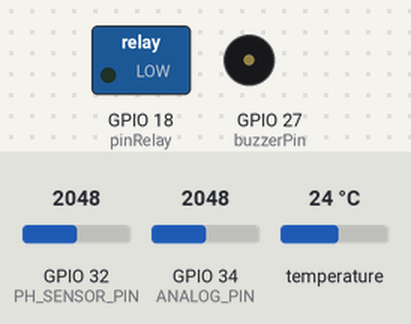
A sketch run on a simulated ESP32. On the bench: switched loads named in the sketch (green lamp = pin HIGH), buzzer (waves = sounding). Inputs (shaded band) come from the test bench; at power-on: temperature 24 °C, GPIO 32 (PH_SENSOR_PIN) = 2048, GPIO 34 (ANALOG_PIN) = 2048. WiFi joins after 1.5 s; servers stay silent unless stated; uploads are accepted with an empty reply; what the sketch prints to the serial monitor is not drawn.

Above: at 2.7 s.
2.8 s: temperature set to 22.5 °C
13.5 s: temperature set to 21.5 °C
At 14.0 s:
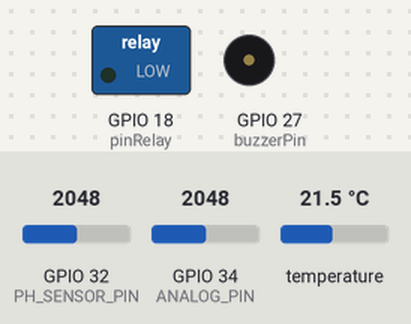
35.4 s: temperature set to 28 °C
At 39.76 s:
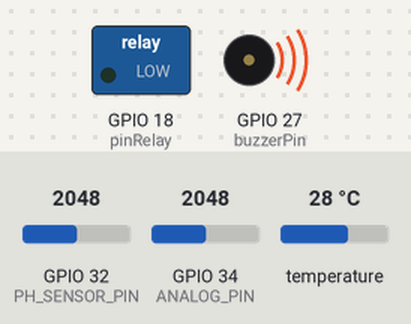
46.1 s: temperature set to 12 °C
At 46.8 s:
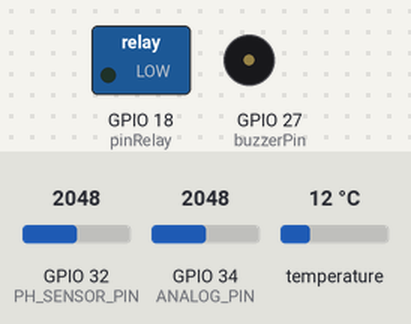
Timing chart, 0 to 49.1 s (numbered marks = the images above; inputs shaded):
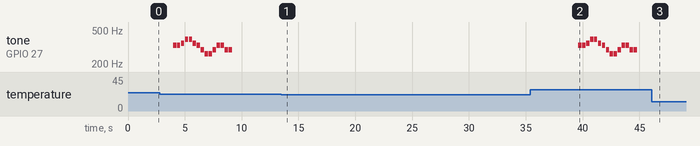

The sketch:

paraTiemposAlarmas.ino
```cpp
  #include <WiFi.h>
  #include <HTTPClient.h>
  #include <OneWire.h>
  #include <DallasTemperature.h>

  // Replace with your network credentials
  const char* ssid = "juRedmi Note 9S";
  const char* password = "Juanes453";

  // REPLACE with your Domain name and URL path or IP address with path

  const char* serverName = "http://192.168.121.212/Aquavida/PHP/post-esp-data.php";

  // Keep this API Key value to be compatible with the PHP code provided in the project page.
  // If you change the apiKeyValue value, the PHP file /post-esp-data.php also needs to have the same key
  String apiKeyValue = "tPmAT5Ab3j7F9";
  int pin_dos = 13;
  int pinRelay = 18;
  String sensorName1 = "TemperatureSensor"; // Cambia el nombre del sensor
  String sensorName2 = "WaterSensor";
  String sensorLocation = "UNICAUCA"; // Cambia la ubicación del sensor
  String sensorName3 = "phSensor";
  String alarma = "Apagada";
  int tiempoTemp = 1000;
  int tiempoNivel = 1000;
  int tiempoPH = 1000;
  String activacionLuz = "off" ;


  int buzzerPin = 27;
  int notas[] = {262, 294, 330, 349, 392, 440, 494, 523};

  #define ONE_WIRE_BUS 5 // Pin donde está conectado el sensor DS18B20
  #define ANALOG_PIN 34 // Pin donde está conectado el sensor de nivel de agua (analógico)
  #define PH_SENSOR_PIN 32 // Pin donde está conectado el sensor de pH (analógico)


  OneWire oneWire(ONE_WIRE_BUS);
  DallasTemperature sensors(&oneWire);

  void setup() {
    Serial.begin(115200);

    WiFi.begin(ssid, password);
    Serial.println("Connecting");
    while (WiFi.status() != WL_CONNECTED) {
      delay(500);
      Serial.print(".");
    }
    Serial.println("");
    Serial.print("Connected to WiFi network with IP Address: ");
    Serial.println(WiFi.localIP());

    // Inicializa el pin del sensor de pH
    pinMode(PH_SENSOR_PIN, INPUT);
    pinMode(buzzerPin, OUTPUT);
    //Inicializa el pin de la tira led
    pinMode(pinRelay, OUTPUT);
    digitalWrite(pinRelay, LOW);
  }

  void loop() {
    // Check WiFi connection status
    if (WiFi.status() == WL_CONNECTED) {
      WiFiClient client;
      HTTPClient http;
      http.begin(client, serverName);

      String serverPath = "http://192.168.121.212/Aquavida/PHP/get-esp-data.php";

      String conectar = serverPath+"?api_key="+apiKeyValue+"&tiempo1=tiempotemp"+"&tiempo2=tiemponivel"+"&tiempo3=tiempoph"+"&estadoLuz=switch_estado";
      http.begin(client, conectar.c_str());
      http.addHeader("Content-Type", "application/x-www-form-urlencoded");
      int httpResponseCodeGet = http.GET();

      if (httpResponseCodeGet>0) {
        Serial.print("HTTP Response code GET: ");
        Serial.println(httpResponseCodeGet);

      }
      else {
        Serial.print("Error code GET: ");
        Serial.println(httpResponseCodeGet);
      }
      // Realiza la solicitud HTTP GET y obtiene la respuesta
      String response = http.getString();

// Divide la respuesta en partes usando la coma como delimitador
      String parts[4];
      int index = 0;
      int lastIndex = 0;
      for (int i = 0; i < response.length(); i++) {
        if (response.charAt(i) == ',') {
        parts[index] = response.substring(lastIndex, i); // Obtiene la parte entre comas
        index++;
        lastIndex = i + 1;
      }
    }
    parts[index] = response.substring(lastIndex); // La última parte después de la última coma

// Convierte las partes en enteros
      tiempoTemp = parts[0].toInt();
      tiempoNivel = parts[1].toInt();
      tiempoPH = parts[2].toInt();
      activacionLuz =parts[3];
      http.end();
      delay(500);
      //=======================================================================================
      // Your Domain name with URL path or IP address with path
      http.begin(client, serverName);

      // Specify content-type header
      http.addHeader("Content-Type", "application/x-www-form-urlencoded");

      // Prepare your HTTP POST request data
      float temperatureCelsius = leerTemp(tiempoTemp);
      float waterLevel = leerNivel(tiempoNivel);
      float ph = leerPH(tiempoPH);
//===================== activacionLuz ===============

      if(activacionLuz=="on"){
        digitalWrite(pinRelay, LOW);
        Serial.println("Relé activado");

      }else if( activacionLuz=="off"){
        digitalWrite(pinRelay, HIGH);
        Serial.println("Relé desactivado");
      }else{
        Serial.println("ERRORRRRRRR");
      }


      if(temperatureCelsius > 22){
        int melody[] = {3, 3, 4, 5, 5, 4, 3, 2, 1, 1, 2, 3, 3, 2, 2}; // Puedes ajustar las notas según tus preferencias
        int duracionNota = 300;

        for (int i = 0; i < sizeof(melody) / sizeof(melody[0]); i++) {
          int nota = melody[i];
          if (nota == 0) {
      // Pausa
          delay(duracionNota);
          } else {
      // Toca la nota
            tone(buzzerPin, notas[nota - 1]);
            delay(duracionNota);
            noTone(buzzerPin);
            delay(50); // Pequeña pausa entre las notas
          }
        }
        delay(2000);
      }

      String httpRequestData = "api_key=" + apiKeyValue + "&sensor1=" + sensorName1 +
                              "&location=" + sensorLocation + "&value1=" + String(temperatureCelsius) +
                              "&sensor2=" + sensorName2 + "&value2=" + String(waterLevel) +
                              "&sensor3=" + sensorName3 + "&value3=" + String(ph) + "&tiempotemp="+ String(tiempoTemp) +
                              "&tiemponivel=" + String(tiempoNivel) + "&tiempoph=" + String(tiempoPH) + "&switch_estado=" +String(activacionLuz) +"";


      Serial.print("httpRequestData: ");
      Serial.println(httpRequestData);

      // Send HTTP POST request

      int httpResponseCode = http.POST(httpRequestData);

      if (httpResponseCode > 0) {
        Serial.print("HTTP Response code: ");
        Serial.println(httpResponseCode);
      } else {
        Serial.print("Error code: ");
        Serial.println(httpResponseCode);
      }

      // Free resources
      http.end();
    } else {
      Serial.println("WiFi Disconnected");
    }

    // Send an HTTP POST request every 30 seconds
    delay(3000);
  }

  float leerTemp(int tiempoTemp){
    sensors.requestTemperatures();
    float temperatureCelsius = sensors.getTempCByIndex(0);
    if(temperatureCelsius>=26){
      //Encendemos el led
      digitalWrite(pin_dos, HIGH);
      alarma = "Encendida" ;
      delay(1000);
    }else{
      //Apagamos el led
      digitalWrite(pin_dos, LOW);
      alarma = "Apagada" ;
      delay(1000);
    }
    return temperatureCelsius;
    delay(tiempoTemp);
  }
  float leerNivel(int tiempoNivel){
    float waterLevel = analogRead(ANALOG_PIN); // Lectura del sensor de nivel de agua, lo cambie a float pero iba int
    return waterLevel;
    delay(tiempoNivel);
  }
  float leerPH(int tiempoPH){
    float phValue = analogRead(PH_SENSOR_PIN);
    float voltage = phValue * (3.3 / 4095.0);
    float ph = 3.3 * voltage;
    //Serial.print(ph);
    return ph;
    delay(tiempoPH);
  }
```

Measured:
- after the input at 13.5 s, tone on GPIO 27 (buzzerPin): stops changing and stays silent
- after the input at 35.4 s, tone on GPIO 27 (buzzerPin): plays 330 Hz for 0.30 s, 330 Hz for 0.30 s, 349 Hz for 0.30 s, 392 Hz for 0.30 s, 392 Hz for 0.30 s, 349 Hz for 0.30 s … (15 notes in this stretch), starting after 4.2 s
- after the input at 46.1 s, tone on GPIO 27 (buzzerPin): stops changing and stays silent
- by itself, tone on GPIO 27 (buzzerPin): plays 330 Hz for 0.30 s, 330 Hz for 0.30 s, 349 Hz for 0.30 s, 392 Hz for 0.30 s, 392 Hz for 0.30 s, 349 Hz for 0.30 s … (15 notes in this stretch)
